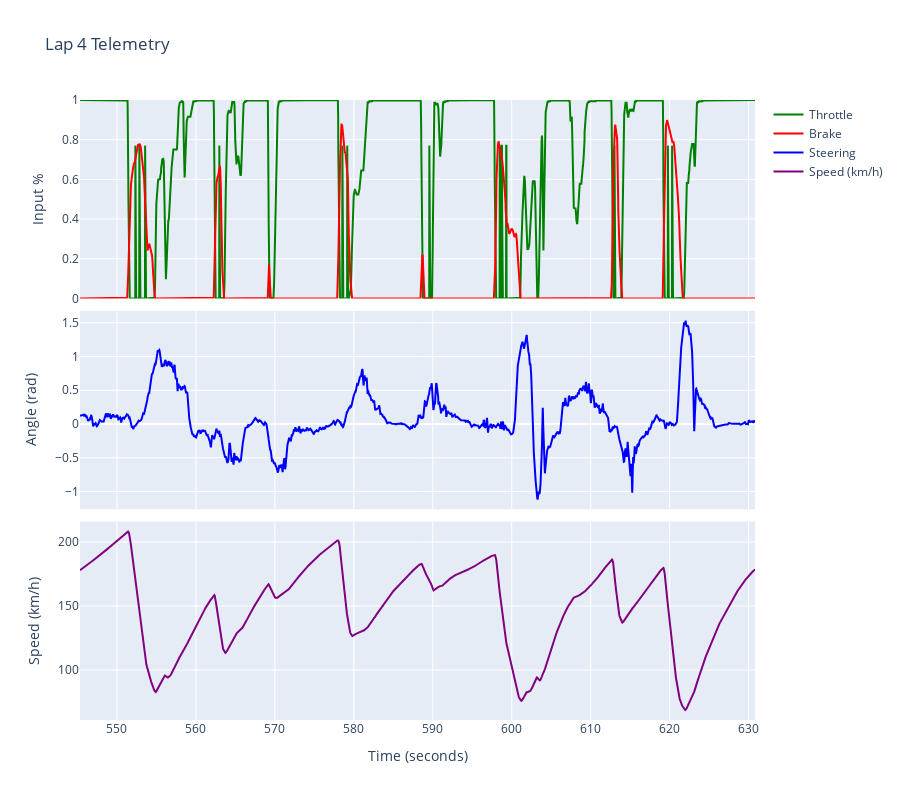

Notebook code for this chart:
### Code cell
fig = make_lap_telemetry_plot(lap)
fig.show()

### Figure 1 — Plotly figure (JSON) as saved in the notebook; plotly's stock layout.template omitted (floating-point values rounded to 4 significant figures; data arrays with more than 128 entries replaced by an {"elided": "..."} marker saying what was removed)
{"data": [{"line": {"color": "green"}, "name": "Throttle", "type": "scatter", "x": {"elided": "5111 float values"}, "xaxis": "x", "y": {"elided": "5111 float values"}, "yaxis": "y"}, {"line": {"color": "red"}, "name": "Brake", "type": "scatter", "x": {"elided": "5111 float values"}, "xaxis": "x", "y": {"elided": "5111 float values"}, "yaxis": "y"}, {"line": {"color": "blue"}, "name": "Steering", "type": "scatter", "x": {"elided": "5111 float values"}, "xaxis": "x2", "y": {"elided": "5111 float values"}, "yaxis": "y2"}, {"line": {"color": "purple"}, "name": "Speed (km/h)", "type": "scatter", "x": {"elided": "5111 float values"}, "xaxis": "x3", "y": {"elided": "5111 float values"}, "yaxis": "y3"}], "layout": {"height": 800, "hovermode": "x unified", "showlegend": true, "title": {"text": "Lap 4 Telemetry"}, "xaxis": {"anchor": "y", "domain": [0, 1], "matches": "x3", "showticklabels": false}, "xaxis2": {"anchor": "y2", "domain": [0, 1], "matches": "x3", "showticklabels": false}, "xaxis3": {"anchor": "y3", "domain": [0, 1], "title": {"text": "Time (seconds)"}}, "yaxis": {"anchor": "x", "domain": [0.68, 1], "range": [0, 1], "title": {"text": "Input %"}}, "yaxis2": {"anchor": "x2", "domain": [0.34, 0.66], "title": {"text": "Angle (rad)"}}, "yaxis3": {"anchor": "x3", "domain": [0, 0.32], "title": {"text": "Speed (km/h)"}}}}
